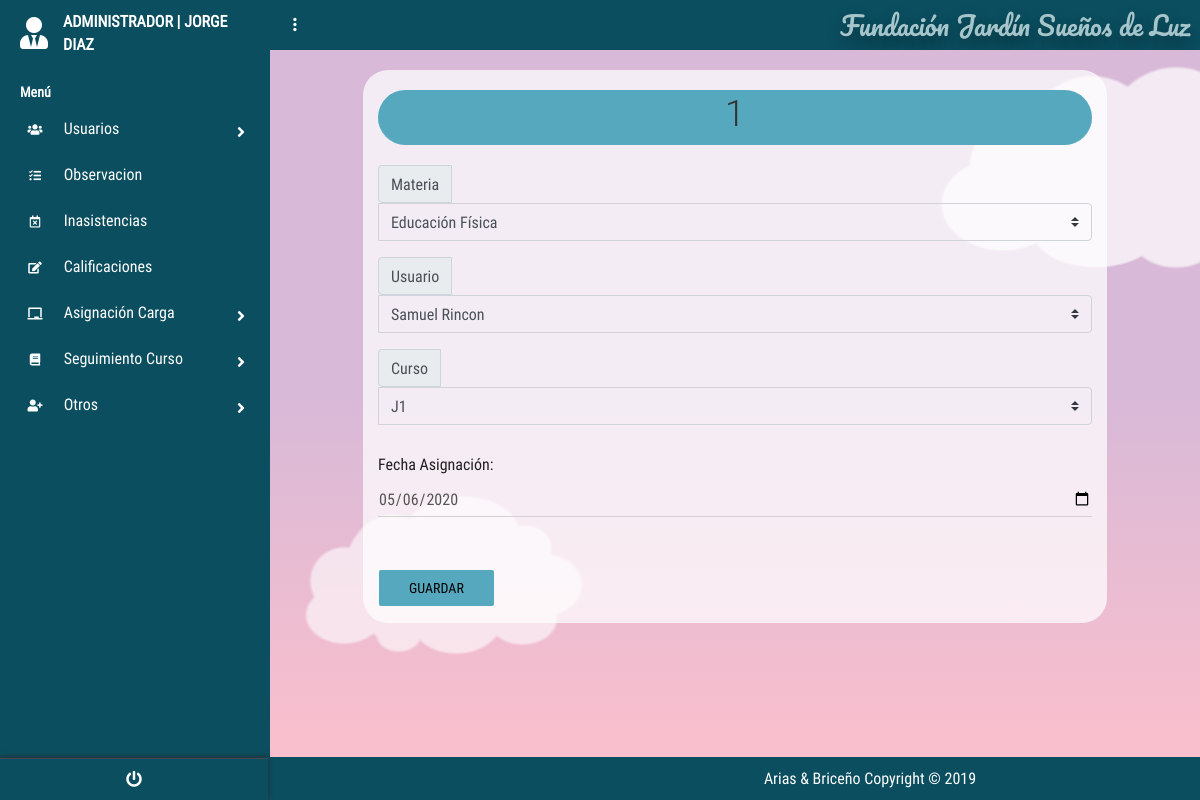
/?c=AsignacionCarga&a=nuevo&id_Asignacion=1 (signed in), run on the app's committed database.
### tables this page shows
create table ASIGNACIONCARGA
(
id_Asignacion INT PRIMARY KEY auto_increment ,
id_Materia_FK INT ,
id_Usuario_KFFK INT ,
id_Curso_FKF int ,
fecha_Asignacion DATE not null
);

create table MATERIA
(
id_Materia INT PRIMARY KEY auto_increment ,
nombre_Materia VARCHAR (50) not null,
horasSemanales_Materia INT not null
);

create table Usuario
(
id_Usuario int PRIMARY KEY auto_increment ,
user_Usuario varchar (50) not null,
password_Usuario varchar (8) not null,
nombre_Usuario varchar (50) not null,
apellido_Usuario varchar (50) not null,
tipoDoc_Usuario varchar (50) not null,
doc_Usuario bigint not null,
estado_Usuario varchar (50) not null,
id_tipoUsuario_FK int ,
id_Especialidad_FK int 
);

create table CURSO
(
id_Curso int PRIMARY KEY auto_increment ,
codigo_Curso VARCHAR (50) not null
);

### controllers/AsignacionCargaController.php (called while the page is built, shortened)
<?php
require_once "./models/AsignacionCargaModel.php";
class AsignacionCargaController{
    private $mode;
    public function __CONSTRUCT(){
        $this->mode = new AsignacionCargaModel();
    }
    public function nuevo(){
        $alm = new AsignacionCargaModel();
        if(isset($_REQUEST['id_Asignacion'])){
            $alm = $this->mode->Obtener($_REQUEST['id_Asignacion']);
        }
        include_once './views/AsignacionCarga/AsignacionCarga.php';
    }
}

### models/Conexion.php (called while the page is built)
<?php
class Conexion{
    public static function conectar(){
        $PDO = new PDO("mysql:host=localhost;dbname=dbfundacion;charset=utf8","root","");
        $PDO->setAttribute(PDO::ATTR_ERRMODE,PDO::ERRMODE_EXCEPTION);
        return $PDO;
    }
}
?>

### models/AsignacionCargaModel.php (called while the page is built, shortened)
<?php
class AsignacionCargaModel{
    public $CNX;
    public function __construct(){
        try {
            $this->CNX= Conexion::conectar();
        } catch (Exception $e) {
            die($e->getMessage());
        }
    }
    public function Obtener($id_Asignacion)
	{
		try
		{
            $query= "SELECT id_Asignacion,
            id_Materia_FK,
            nombre_Materia,
            id_Usuario_KFFK,
            nombre_Usuario,
            apellido_Usuario,
            id_Curso_FKF,
            codigo_Curso,
            fecha_Asignacion
            from ASIGNACIONCARGA
            inner join Materia on Materia.id_Materia=ASIGNACIONCARGA.id_Materia_FK
            inner join Curso on Curso.id_Curso=ASIGNACIONCARGA.id_Curso_FKF
            inner join USUARIO on Usuario.id_Usuario=ASIGNACIONCARGA.id_Usuario_KFFK
             where id_Asignacion=?";
            $stm = $this->CNX->prepare($query);
			$stm->execute(array($id_Asignacion));
			return $stm->fetch(PDO::FETCH_OBJ);
		} catch (Exception $e)
		{
			die($e->getMessage());
		}
	}
}

### views/AsignacionCarga/AsignacionCarga.php (the view, shortened to what this page needs)
<!DOCTYPE html>
<html lang="es">
    <head>
        <link
            rel='stylesheet'
            href='https://cdnjs.cloudflare.com/ajax/libs/twitter-bootstrap/4.1.1/css/bootstrap.css'>
        <link
            rel='stylesheet'
            href='https://use.fontawesome.com/releases/v5.0.13/css/all.css'>
        <link
            rel="stylesheet"
            href="<?php echo SERVERURL; ?>assets/css/menu_Lateral.css">
        <link rel="stylesheet" href="<?php echo SERVERURL; ?>assets/css/main.css">
    </head>
    <body>
        <?php include "./views/modules/navlateral.php" ?>
        <section class="full-box dashboard-contentPage">
            <?php include "./views/modules/navbar.php" ?>
            <div class="container">
                <form
                    action="?c=AsignacionCarga&a=guardar_AsignacionCarga"
                    method="post"
                    class="FormularioAjax"
                    data-form="save"
                    autocomplete="off"
                    enctype="multipart/form-data">
                    <div>
                        <h1 class="page-header tituloa" style="margin-top:20px">
                            <?php echo $alm->id_Asignacion != null ? $alm->id_Asignacion : 'Nueva Asignación'; ?>
                        </h1>
                    </div>
                    <div class="input-group mb-3">
                            <div class="input-group-prepend">
                                <label class="input-group-text" for="inputGroupSelect01">Materia</label>
                            </div>
                            <select class="custom-select selects" id="inputGroupSelect01"
                                style="background-color: #ffffff00;" name="id_Materia_FK">
                                <option selected value="<?php echo $alm->id_Materia_FK; ?>">
                                        <?php echo $alm->id_Asignacion != null
                                        ? $alm->nombre_Materia
                                        : '--Seleccione la materia--'; ?>
                                </option>
                            </select>
                        </div>
                        <div class="input-group mb-3">
                            <div class="input-group-prepend">
                                <label class="input-group-text" for="inputGroupSelect01">Usuario</label>
                            </div>
                            <select  class="custom-select selects" id="inputGroupSelect01"
                                style="background-color: #ffffff00;" name="id_Usuario_KFFK">
                                <option selected value="<?php echo $alm->id_Usuario_KFFK; ?>">
                                <?php echo $alm->id_Asignacion != null ? ($alm->nombre_Usuario.' '.$alm->apellido_Usuario) : '--Seleccione el Usuario--'; ?>
                            </option>
                            </select>
                        </div>
                        <div class="input-group mb-3">
                            <div class="input-group-prepend">
                                <label class="input-group-text" for="inputGroupSelect01">Curso</label>
                            </div>
                            <select  class="custom-select selects" id="inputGroupSelect01"
                                style="background-color: #ffffff00;" name="id_Curso_FKF">
                                <option selected value="<?php echo $alm->id_Curso_FKF; ?>">
                                <?php echo $alm->id_Asignacion != null ? $alm->codigo_Curso : '--Seleccione el Curso--'; ?>
                            </option>
                            </select>
                        </div>
                                <div class="form-group">
                                        <label id="Label1" runat="server" Text="Label"> Fecha Asignación:</label>
                                        <input value="<?php echo $alm->fecha_Asignacion; ?>"
                                                name="fecha_Asignacion" class="form-control"
                                                type="date" required
                                               title="ingrese la fecha" />
                                </div>
                                <div class="form-group" id="botones">
                                        <input type="submit" value="Guardar" id="Crear" class="boton btn btn-info" />
                                </div>
                </form>
            </div>
            <?php include "./views/modules/fondo_Form.php" ?>
        </section>
    </body>
</html>

### assets/css/menu_Lateral.css (style rules this page uses)
body { font-size: 0.9rem; }

### assets/css/main.css (style rules this page uses)
body, html { background-color: #0b4e5f; width: 100%; height: 100%; margin: 0; padding: 0; position: relative; font-size: 16px; font-family: 'RobotoCondensed'; overflow: hidden; }
.full-box { margin: 0; padding: 0; width: 100%; box-sizing: border-box; }
.container { background-color: rgba(255, 255, 255, 0.726); margin-top:20px; border-radius:25px; width:80%; }
.tablas,h1 { margin:20px }
h1 { text-align: center; padding: 5px; margin: 5px; }
.form-control { background-color: #ffffff00; }
form .btn, .botones { background-color: #56a8be; border-color: #56a8be; }
.tituloa { background-color: #56a8be; border-color: #56a8be; border-radius: 1em; }
.form-group .checkbox label, .form-group .radio label, .form-group label { font-size: 16px; line-height: 1.42857143; color: #212020; font-weight: 400; }
.dashboard-sideBar, .dashboard-contentPage { position: absolute; top: 0; height: 100%; transition: all .3s ease-in-out; }
.dashboard-contentPage { right: 0; z-index: 1; padding-left: 270px; }
.btn:not(.btn-raised).btn-info, .input-group-btn .btn:not(.btn-raised).btn-info { color: #000000; }
.input-group > .form-control, .input-group > .custom-select, .input-group > .custom-file { position: relative; -ms-flex: 1 1 auto; flex: 1 1 auto; width: 100%; }

### views/modules/fondo_Form.php (style rules this page uses)
html { box-sizing: border-box; }
*, *:before, *:after { box-sizing: inherit; }
body { margin: 0; background: linear-gradient(#d8b9d7 50%, #ffc0cb); min-height: 100vh; display: flex; justify-content: center; align-items: center; overflow: hidden; position: relative; }

### data on the page
asignacioncarga: id_Asignacion "1", id_Materia_FK "Educación Física", id_Usuario_KFFK "Samuel Rincon", id_Curso_FKF "J1", fecha_Asignacion "05/06/2020"

### other printed values
$nombre "JORGE DIAZ"
NOMBREPROYECTO "Fundación Jardín Sueños de Luz"
